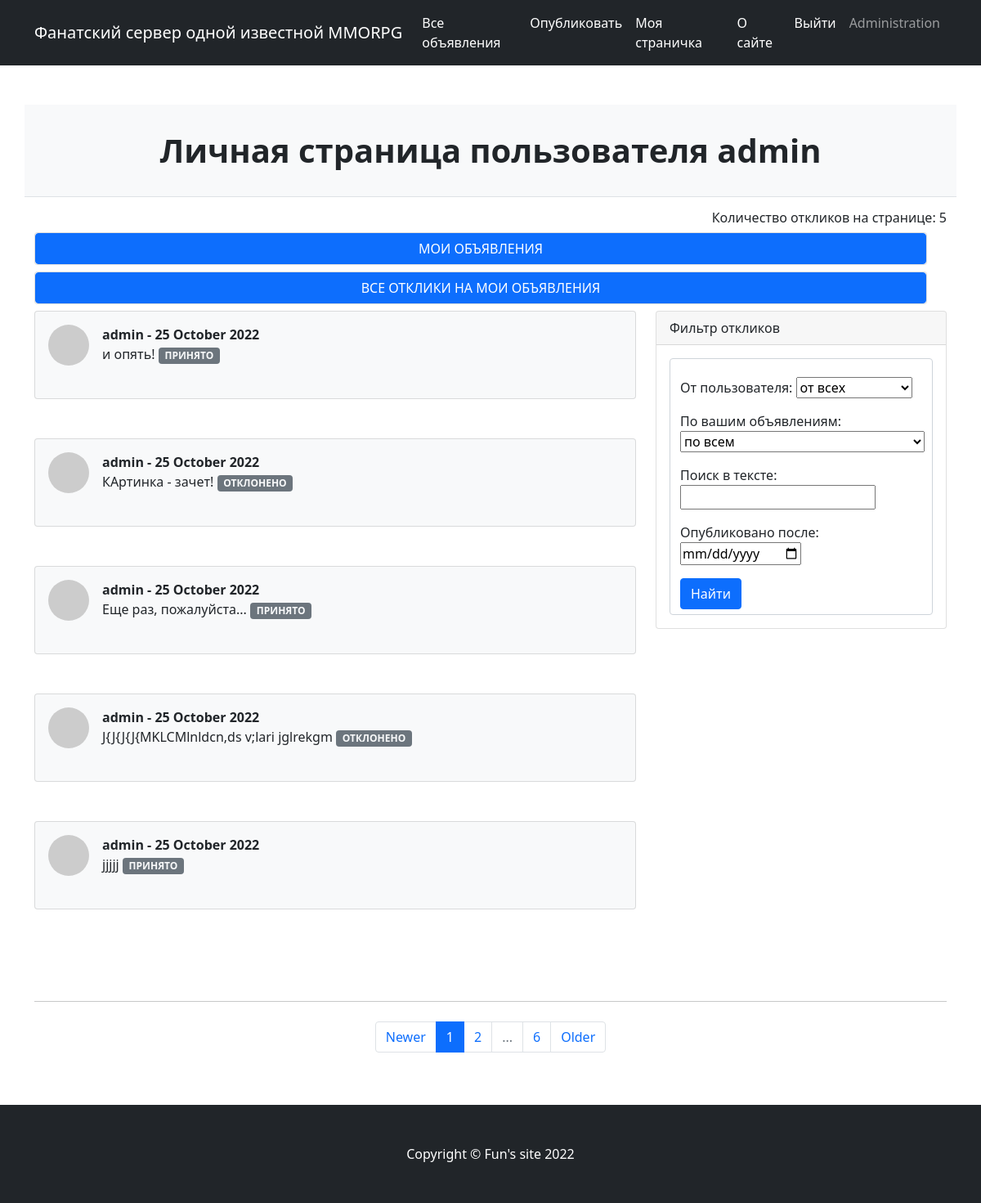
/board/myresponses/ (signed in), run on the app's committed database.
### board/models.py (models this page shows, shortened)
class Response(models.Model):
    user = models.ForeignKey(User, on_delete=models.CASCADE, verbose_name='Автор отклика')
    ad = models.ForeignKey(Ad, on_delete=models.CASCADE, verbose_name='Отклик на объявление')
    text = models.TextField(verbose_name='Содержание отклика')
    dt_create = models.DateTimeField(auto_now_add=True)
    accept = models.BooleanField(default=False, blank=True)
    reject = models.BooleanField(default=False, blank=True)

### board/views.py (the view)
# urls.py: path('myresponses/', MyResponsesList.as_view(), name='my_responses'),
class MyResponsesList(PermissionRequiredMixin, ListView):
    permission_required = ('board.view_response',
                           'board.delete_response',
                           'board.change_response',
                           )
    model = Response
    ordering = '-dt_create'
    template_name = 'myresponses.html'
    context_object_name = 'myresp'
    paginate_by = 5
    def get_filter(self):
        queryset = super().get_queryset()
        return ResponseFilter(self.request.GET, queryset=queryset.filter(ad__author=self.request.user))
    def get_queryset(self):
        return self.get_filter().qs
    def get_context_data(self, *args, **kwargs):
        return {
            **super().get_context_data(*args, **kwargs),
            'filterset': self.get_filter(),
        }

### board/context_processors.py (called while the page is built)
def navigate_context(request):
    category_type = Ad.TYPE
    current_user = request.user
    isaut = True if current_user.is_authenticated else False
    test = 'Оставь здесь свой отклик'
    responses = Response.objects.all()
    context = {
        'responses': responses,
        'vartest': test,
        'category_type': category_type,
        'current_user': current_user,
        'isaut': isaut,
    }
    return context

### board/models.py (called while the page is built)
    def __str__(self):
        return self.title[:32]

### board/templatetags/custom_tags.py (called while the page is built)
@register.simple_tag(takes_context=True)
def url_replace(context, **kwargs):
   d = context['request'].GET.copy()
   for k, v in kwargs.items():
       d[k] = v
   return d.urlencode()

### templates/myresponses.html (shortened to what this page needs)
{% extends 'flatpages/default.html' %}
{% load custom_tags %}
{% block content %}
<header class="py-3 bg-light border-bottom mb-3">
    <div class="container">
        <div class="text-center my-3">
            <h1 class="fw-bolder">Личная страница пользователя {{user.username}}</h1>
        </div>
    </div>
</header>
<h6 align='right'> Количество откликов на странице: {{myresp|length}}</h6>
<div class="row">
    <div class="col-lg-12">
        <div class="card mb-2">
            <a class="btn btn-primary" href="{% url 'my_ads' %}">МОИ ОБЪЯВЛЕНИЯ</a>
        </div>
        <div class="col-lg-12">
            <div class="card mb-2">
                <a class="btn btn-primary" href="{% url 'my_responses' %}">ВСЕ ОТКЛИКИ НА МОИ ОБЪЯВЛЕНИЯ</a>
            </div>
        </div>
    </div>
</div>
<div class="col-lg-8">
    {% if myresp %}
    {% for response in myresp %}
    <section class="mb-5">
        <div class="card bg-light">
            <div class="card-body">
                <div class="row">
                    <div class="col-lg-12">
                        <div class="d-flex mb-4">
                            <div class="flex-shrink-0"><img class="rounded-circle"
                                                            src="https://dummyimage.com/50x50/ced4da/6c757d.jpg"
                                                            alt="..."/>
                            </div>
                            <div class="ms-3">
                                <div class="fw-bold">{{ response.user }} - {{response.dt_create|date:'d F Y'}}</div>
                                {{ response.text }}
                                {% if response.reject %}
                                <a class="badge bg-secondary text-decoration-none link-light"
                                   href="{% url 'my_responses' %}">ОТКЛОНЕНО</a>
                                {% elif response.accept %}
                                <a class="badge bg-secondary text-decoration-none link-light"
                                   href="{% url 'my_responses' %}">ПРИНЯТО</a>
                                {% else %}
                                <p></p>
                                <a class="btn btn-primary" href="{% url 'accept_response' response.id %}">Принять</a>
                                <a class="btn btn-primary" href="{% url 'reject_response' response.id %}">Отклонить</a>
                                <a class="btn btn-primary" href="{% url 'response_delete' response.id %}">Удалить</a>
                                {% endif %}
                            </div>
                        </div>
                    </div>
                </div>
            </div>
        </div>
    </section>
    {% endfor %}
    {% else %}
    <h3> У вас нет ни одного отклика.</h3>
    {% endif %}
</div>
<div class="col-lg-4">
    <div class="card mb-4">
        <div class="card-header">Фильтр откликов</div>
        <div class="card-body">
            <form class="form-control" type="text" align='' action="" method="get">
                <p>{{ filterset.form.as_p }}</p>
                <input class="btn btn-primary" type="submit" value="Найти">
            </form>
        </div>
    </div>
</div>
<p><strong>&nbsp;</strong></p>
<nav aria-label="Pagination">
    <hr class="my-4"/>
    <ul class="pagination justify-content-center my-4">
        <li class="page-item"><a class="page-link" href="?{% url_replace page=1 %}" tabindex="-1" aria-disabled="true">Newer</a></li>
        <li class="page-item active"><a class="page-link" href="?page={{ page_obj.number }}">{{ page_obj.number }}</a>
        </li>
        {% if page_obj.has_next %}
        <li class="page-item">
            <a class="page-link" href="?{% url_replace page=page_obj.next_page_number %}">{{page_obj.next_page_number}}</a>
        </li>
        {% if paginator.num_pages != page_obj.next_page_number %}
        <li class="page-item disabled"><a class="page-link" href="">...</a></li>
        <li class="page-item">
            <a class="page-link" href="?{% url_replace page=page_obj.paginator.num_pages %}">{{page_obj.paginator.num_pages}}</a>
        </li>
        {% endif %}
        {% endif %}
        <li class="page-item"><a class="page-link" href="?{% url_replace page=page_obj.paginator.num_pages %}">Older</a></li>
    </ul>
</nav>
{% endblock content %}

### data on the page
Response: user "admin", dt_create "25 October 2022", text "и опять!", reject "ПРИНЯТО"
Response: user "admin", dt_create "25 October 2022", text "КАртинка - зачет!", reject "ОТКЛОНЕНО"
Response: user "admin", dt_create "25 October 2022", text "Еще раз, пожалуйста...", reject "ПРИНЯТО"
Response: user "admin", dt_create "25 October 2022", text "J{J{J{J{MKLCMlnldcn,ds v;lari jglrekgm", reject "ОТКЛОНЕНО"
Response: user "admin", dt_create "25 October 2022", text "jjjjj", reject "ПРИНЯТО"

### other printed values
{{ user.username }} "admin"
{{ myresp|length }} "5"
{{ page_obj.number }} "1"
{{ page_obj.next_page_number }} "2"
{{ page_obj.paginator.num_pages }} "6"
